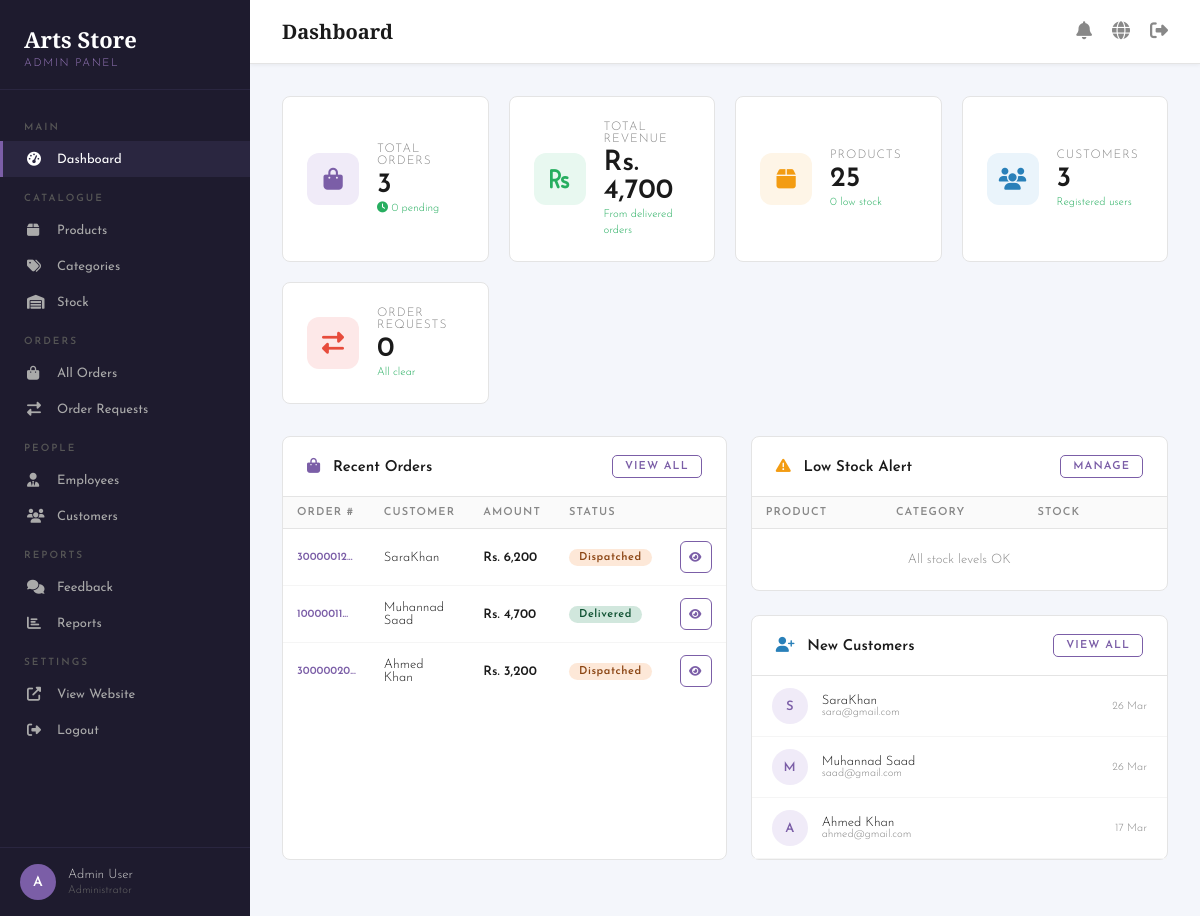
The page /admin/index.php (signed in) on the database its author committed.
### tables this page shows
CREATE TABLE orders (
  order_id        INT(11)       NOT NULL AUTO_INCREMENT PRIMARY KEY,
  order_number    VARCHAR(20)   NOT NULL UNIQUE,
  customer_id     INT(11)       NOT NULL,
  delivery_type   TINYINT(4)    NOT NULL COMMENT '1=Card 2=Cheque 3=COD',
  payment_details JSON          DEFAULT NULL COMMENT 'Structured payment info per delivery_type',
  address         TEXT          NOT NULL,
  city            VARCHAR(100)  DEFAULT NULL,
  notes           TEXT          DEFAULT NULL,
  subtotal        DECIMAL(10,2) NOT NULL DEFAULT 0.00,
  shipping        DECIMAL(10,2) NOT NULL DEFAULT 0.00,
  total           DECIMAL(10,2) NOT NULL DEFAULT 0.00,
  status          ENUM('pending','confirmed','dispatched','delivered','cancelled')
                                NOT NULL DEFAULT 'pending',
  created_at      DATETIME      NOT NULL DEFAULT CURRENT_TIMESTAMP,
  updated_at      DATETIME      NOT NULL DEFAULT CURRENT_TIMESTAMP ON UPDATE CURRENT_TIMESTAMP,
  KEY idx_customer_id (customer_id),
  KEY idx_status      (status),
  KEY idx_created_at  (created_at),
  CONSTRAINT fk_orders_customer
    FOREIGN KEY (customer_id) REFERENCES customers(customer_id)
    ON DELETE CASCADE ON UPDATE CASCADE
);

CREATE TABLE customers (
  customer_id INT(11)      NOT NULL AUTO_INCREMENT PRIMARY KEY,
  full_name   VARCHAR(150) NOT NULL,
  email       VARCHAR(150) NOT NULL UNIQUE,
  phone       VARCHAR(20)  DEFAULT NULL,
  address     TEXT         DEFAULT NULL,
  city        VARCHAR(100) DEFAULT NULL,
  password    VARCHAR(255) NOT NULL,
  is_active   TINYINT(1)   NOT NULL DEFAULT 1,
  created_at  DATETIME     NOT NULL DEFAULT CURRENT_TIMESTAMP,
  updated_at  DATETIME     NOT NULL DEFAULT CURRENT_TIMESTAMP ON UPDATE CURRENT_TIMESTAMP,
  KEY idx_email     (email),
  KEY idx_is_active (is_active)
);

### admin/index.php (the view, shortened to what this page needs)
<?php
require_once 'includes/auth.php';
$total_orders    = $conn->query("SELECT COUNT(*) c FROM orders")->fetch_assoc()['c'];
$total_products  = $conn->query("SELECT COUNT(*) c FROM products")->fetch_assoc()['c'];
$total_customers = $conn->query("SELECT COUNT(*) c FROM customers")->fetch_assoc()['c'];
$total_revenue   = $conn->query("SELECT SUM(total) s FROM orders WHERE status='delivered'")->fetch_assoc()['s'] ?? 0;
$low_stock       = $conn->query("SELECT COUNT(*) c FROM products WHERE stock < 5")->fetch_assoc()['c'];
$recent_orders = $conn->query("SELECT o.*, c.full_name FROM orders o LEFT JOIN customers c ON o.customer_id=c.customer_id ORDER BY o.created_at DESC LIMIT 8");
$recent_customers = $conn->query("SELECT * FROM customers ORDER BY created_at DESC LIMIT 5");
?>
<div class="stat-grid">
  <div class="stat-card">
    <div class="stat-icon purple"><i class="fas fa-shopping-bag"></i></div>
    <div class="stat-info">
      <p>Total Orders</p>
      <h3><?php echo $total_orders; ?></h3>
      <small><i class="fas fa-clock"></i> <?php echo $pending_orders; ?> pending</small>
    </div>
  </div>
  <div class="stat-card">
    <div class="stat-icon green"><i class="fas fa-rupee-sign"></i></div>
    <div class="stat-info">
      <p>Total Revenue</p>
      <h3>Rs. <?php echo number_format($total_revenue); ?></h3>
      <small>From delivered orders</small>
    </div>
  </div>
  <div class="stat-card">
    <div class="stat-icon orange"><i class="fas fa-box"></i></div>
    <div class="stat-info">
      <p>Products</p>
      <h3><?php echo $total_products; ?></h3>
      <small style="color:<?php echo $low_stock>0?'#e74c3c':'#27ae60'; ?>">
        <?php echo $low_stock; ?> low stock
      </small>
    </div>
  </div>
  <div class="stat-card">
    <div class="stat-icon blue"><i class="fas fa-users"></i></div>
    <div class="stat-info">
      <p>Customers</p>
      <h3><?php echo $total_customers; ?></h3>
      <small>Registered users</small>
    </div>
  </div>
  <div class="stat-card" style="cursor:pointer;" onclick="location.href='order-requests.php'">
    <div class="stat-icon red" style="background:#fde8e8;"><i class="fas fa-exchange-alt" style="color:#e74c3c;"></i></div>
    <div class="stat-info">
      <p>Order Requests</p>
      <h3><?php echo $pending_requests; ?></h3>
      <small style="color:<?php echo $pending_requests>0?'#e74c3c':'#27ae60'; ?>">
        <?php echo $pending_requests>0 ? $pending_requests.' need review' : 'All clear'; ?>
      </small>
    </div>
  </div>
</div>
<div class="grid-2">
<div class="panel">
  <div class="panel-header">
    <h3><i class="fas fa-shopping-bag" style="color:var(--purple);margin-right:8px;"></i> Recent Orders</h3>
    <a href="orders.php" class="btn btn-sm btn-outline-purple">View All</a>
  </div>
  <div style="overflow-x:auto;">
  <table class="dash-table">
    <thead>
      <tr>
        <th>Order #</th>
        <th>Customer</th>
        <th>Amount</th>
        <th>Status</th>
        <th></th>
      </tr>
    </thead>
    <tbody>
      <?php if($recent_orders && $recent_orders->num_rows > 0):
        while($o = $recent_orders->fetch_assoc()): ?>
      <tr>
        <td style="font-size:11px;font-weight:600;color:var(--purple);">
          <?php echo substr($o['order_number'],0,8).'...'; ?>
        </td>
        <td><?php echo htmlspecialchars($o['full_name'] ?? 'Guest'); ?></td>
        <td style="font-weight:600;">Rs. <?php echo number_format($o['total']); ?></td>
        <td><span class="badge badge-<?php echo $o['status']; ?>"><?php echo ucfirst($o['status']); ?></span></td>
        <td>
          <a href="orders.php?view=<?php echo $o['order_id']; ?>" class="btn btn-sm btn-icon btn-outline-purple" title="View">
            <i class="fas fa-eye"></i>
          </a>
        </td>
      </tr>
      <?php endwhile; else: ?>
      <tr><td colspan="5" style="text-align:center;color:var(--gray);padding:30px;">No orders yet</td></tr>
      <?php endif; ?>
    </tbody>
  </table>
  </div>
</div>
<div>
  <div class="panel" style="margin-bottom:24px;">
    <div class="panel-header">
      <h3><i class="fas fa-exclamation-triangle" style="color:var(--orange);margin-right:8px;"></i> Low Stock Alert</h3>
      <a href="stock.php" class="btn btn-sm btn-outline-purple">Manage</a>
    </div>
    <div style="overflow-x:auto;">
    <table class="dash-table">
      <thead><tr><th>Product</th><th>Category</th><th>Stock</th><th></th></tr></thead>
      <tbody>
        <?php
        $low = $conn->query("SELECT p.*,c.cat_name FROM products p LEFT JOIN categories c ON p.cat_id=c.cat_id WHERE p.stock<5 ORDER BY p.stock ASC LIMIT 5");
        if($low && $low->num_rows > 0):
          while($p = $low->fetch_assoc()): ?>
        <tr>
          <td><?php echo htmlspecialchars($p['product_name']); ?></td>
          <td style="color:var(--gray);"><?php echo htmlspecialchars($p['cat_name']??''); ?></td>
          <td>
            <span style="font-weight:700;color:<?php echo $p['stock']==0?'var(--red)':'var(--orange)'; ?>;">
              <?php echo $p['stock']; ?>
            </span>
          </td>
          <td>
            <a href="products.php?edit=<?php echo $p['product_id']; ?>" class="btn btn-sm btn-icon btn-outline-purple">
              <i class="fas fa-edit"></i>
            </a>
          </td>
        </tr>
        <?php endwhile; else: ?>
        <tr><td colspan="4" style="text-align:center;color:var(--gray);padding:24px;">All stock levels OK</td></tr>
        <?php endif; ?>
      </tbody>
    </table>
    </div>
  </div>
  <div class="panel">
    <div class="panel-header">
      <h3><i class="fas fa-user-plus" style="color:var(--blue);margin-right:8px;"></i> New Customers</h3>
      <a href="customers.php" class="btn btn-sm btn-outline-purple">View All</a>
    </div>
    <?php if($recent_customers && $recent_customers->num_rows > 0):
      while($c = $recent_customers->fetch_assoc()): ?>
    <div style="display:flex;align-items:center;gap:14px;padding:12px 20px;border-bottom:1px solid #f5f5f5;">
      <div style="width:36px;height:36px;background:var(--purple-light);border-radius:50%;
                  display:flex;align-items:center;justify-content:center;font-size:13px;
                  font-weight:600;color:var(--purple);flex-shrink:0;">
        <?php echo strtoupper(substr($c['full_name'],0,1)); ?>
      </div>
      <div style="flex:1;">
        <p style="font-size:13px;"><?php echo htmlspecialchars($c['full_name']); ?></p>
        <p style="font-size:11px;color:var(--gray);"><?php echo htmlspecialchars($c['email']); ?></p>
      </div>
      <span style="font-size:11px;color:var(--gray);"><?php echo date('d M', strtotime($c['created_at'])); ?></span>
    </div>
    <?php endwhile; else: ?>
    <p style="text-align:center;padding:24px;color:var(--gray);font-size:13px;">No customers yet</p>
    <?php endif; ?>
  </div>
</div>
</div>
<?php require_once 'includes/footer.php'; ?>

### css/dashboard.css (style rules this page uses)
*, *::before, *::after { box-sizing: border-box; margin: 0; padding: 0; }
:root { --purple: #7B5EA7; --purple2: #9B7BC0; --purple-light: #f0ebf8; --dark: #1a1a1a; --sidebar: #1e1b2e; --sidebar2: #2a2640; --white: #ffffff; --bg: #f4f6fb; --border: #e4e4e4; --gray: #888; --green: #27ae60; --red: #e74c3c; --orange: #f39c12; --blue: #2980b9; }
body { font-family: 'Josefin Sans', sans-serif; font-weight: 300; background: var(--bg); color: var(--dark); min-height: 100vh; }
a { text-decoration: none; color: inherit; }
.stat-grid { display: grid; grid-template-columns: repeat(4, 1fr); gap: 20px; margin-bottom: 32px; }
.stat-card { background: #fff; border: 1px solid var(--border); padding: 24px; border-radius: 8px; display: flex; align-items: center; gap: 18px; transition: box-shadow .2s; }
.stat-icon { width: 52px; height: 52px; border-radius: 12px; display: flex; align-items: center; justify-content: center; font-size: 22px; flex-shrink: 0; }
.stat-icon.purple { background: var(--purple-light); color: var(--purple); }
.stat-icon.green { background: #e8f8f0; color: var(--green); }
.stat-icon.orange { background: #fef5e7; color: var(--orange); }
.stat-icon.blue { background: #eaf4fb; color: var(--blue); }
.stat-icon.red { background: #fde8e8; color: var(--red); }
.stat-info p { font-size: 12px; color: var(--gray); text-transform: uppercase; letter-spacing: .08em; margin-bottom: 4px; }
.stat-info h3 { font-size: 28px; font-weight: 600; color: var(--dark); line-height: 1; }
.stat-info small { font-size: 11px; color: var(--green); }
.panel { background: #fff; border: 1px solid var(--border); border-radius: 8px; margin-bottom: 24px; }
.panel-header { display: flex; align-items: center; justify-content: space-between; padding: 18px 24px; border-bottom: 1px solid var(--border); }
.panel-header h3 { font-size: 15px; font-weight: 600; color: var(--dark); }
.dash-table { width: 100%; border-collapse: collapse; font-size: 13px; }
.dash-table th { text-align: left; padding: 10px 14px; background: #fafafa; border-bottom: 1px solid var(--border); font-size: 11px; font-weight: 600; letter-spacing: .1em; text-transform: uppercase; color: var(--gray); }
.dash-table td { padding: 12px 14px; border-bottom: 1px solid #f5f5f5; vertical-align: middle; }
.dash-table tr:last-child td { border-bottom: none; }
.badge { display: inline-block; padding: 3px 10px; border-radius: 20px; font-size: 11px; font-weight: 600; letter-spacing: .05em; text-transform: capitalize; }
.badge-dispatched { background: #fde8d8; color: #8B4513; }
.badge-delivered { background: #d1e7dd; color: #0f5132; }
.btn { display: inline-flex; align-items: center; gap: 7px; padding: 9px 20px; border-radius: 5px; font-family: 'Josefin Sans', sans-serif; font-size: 12px; font-weight: 600; letter-spacing: .1em; text-transform: uppercase; cursor: pointer; transition: all .2s; border: none; }
.btn-outline-purple { background: transparent; color: var(--purple); border: 1px solid var(--purple); }
.btn-sm { padding: 5px 12px; font-size: 11px; }
.btn-icon { width: 32px; height: 32px; padding: 0; justify-content: center; border-radius: 6px; }
.grid-2 { display: grid; grid-template-columns: 1fr 1fr; gap: 24px; }

### rows shown on the page
orders: order_number "30000012", customer.full_name "SaraKhan", total "6,200", status "Dispatched"
orders: order_number "10000011", customer.full_name "Muhannad Saad", total "4,700", status "Delivered"
orders: order_number "30000020", customer.full_name "Ahmed Khan", total "3,200", status "Dispatched"
customers: full_name "S", full_name "SaraKhan", email "sara@gmail.com", created_at "26 Mar"
customers: full_name "M", full_name "Muhannad Saad", email "saad@gmail.com", created_at "26 Mar"
customers: full_name "A", full_name "Ahmed Khan", email "ahmed@gmail.com", created_at "17 Mar"

### other values the page prints
substr($_SESSION['admin_name']??'A',0,1) "A"
$_SESSION['admin_name'] "Admin User"
$page_title "Dashboard"
$total_orders "3"
$pending_orders "0"
$total_revenue "4,700"
$total_products "25"
$low_stock "0"
$total_customers "3"
$pending_requests "0"
